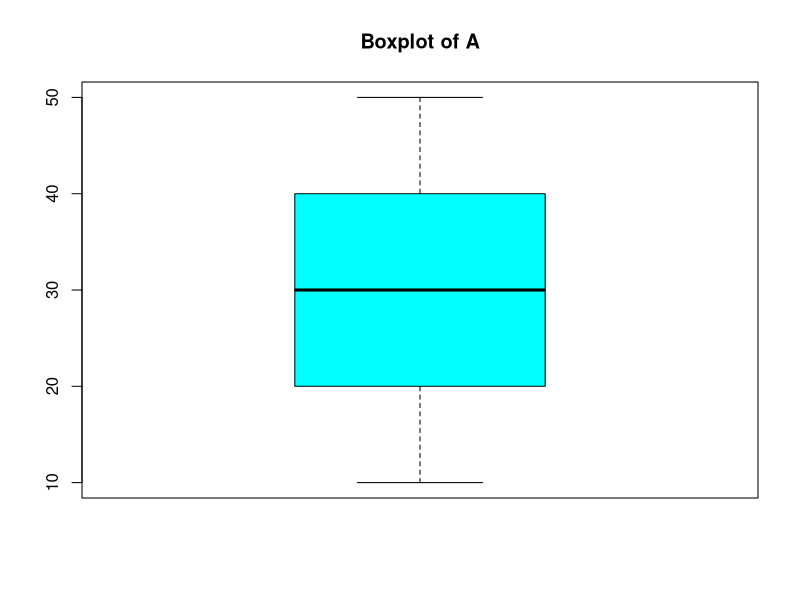

This chart was generated by the following R code:
a<-c(10,15,20,25,30,35,40,45,50)
b<-c(5,10,15,20,25,30,35,40,45)
cat('\nData A : ',a)
cat('\nMean : ',mean(a))
cat('\nMedian : ',median(a))
cat('\nSummary : ',summary(a))
s1<-'con'
s2<-'cat'
cat('\nMin : ',min(a))
cat('\nMax : ',max(a))
cat('\n1st Qaurtile : ',quantile(a,0.25))
cat('\n3st Qaurtile : ',quantile(a,0.75))
cat('\nSummary : ',summary(a))

cat('\nVariance : ',var(a))
boxplot(a,main='Boxplot of A',col='cyan')

cat('\nData B : ',b)
cat('\nCovariance of A and B : ',cov(a,b))
cat('\nCorrelation of A and B : ',cor(a,b))




